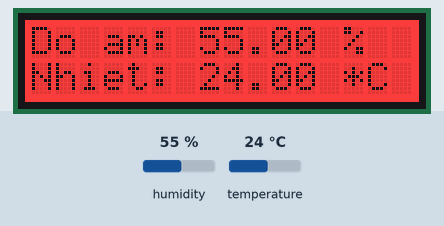
This sketch was run on a simulated Arduino Zero (SAMD21). On the bench: 16×2 character LCD. The inputs (shaded band) are chosen by the test bench; at power-on: humidity 55 %, temperature 24 °C.

Above: at 1.2 s.
1.3 s: humidity set to 22 %
At 3.8 s:
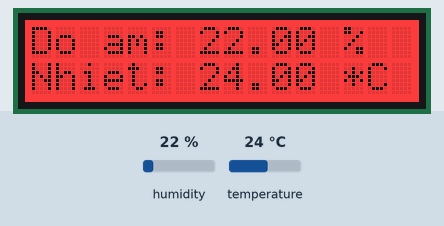
5.3 s: temperature set to 12 °C
At 6.8 s:
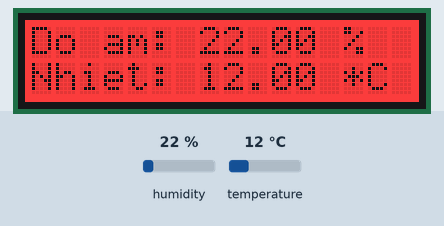
9.3 s: humidity set to 40 %
At 9.8 s:
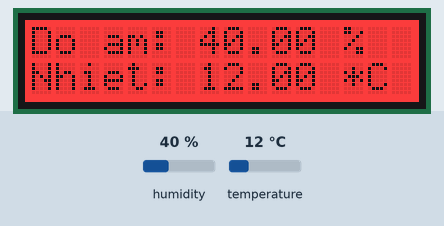
13.3 s: temperature set to 19 °C
At 16.9 s:
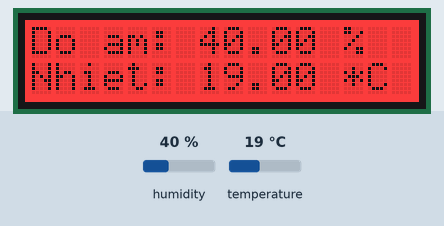
Timing chart, 0 to 18.3 s (numbered marks = the images above; inputs shaded):
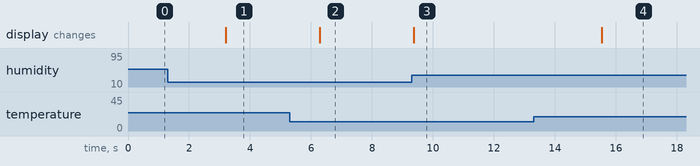

The sketch:

_o_am_nhiet_do.ino
```cpp
#include <Wire.h>
#include "rgb_lcd.h"
rgb_lcd lcd;
#include "DHT.h"
#define DHTPIN 2
#define DHTTYPE DHT11

DHT dht(DHTPIN, DHTTYPE);

#if defined(ARDUINO_ARCH_AVR)
#define SERIAL  Serial

#elif defined(ARDUINO_ARCH_SAMD) ||  defined(ARDUINO_ARCH_SAM)
#define SERIAL  SerialUSB
#else
#define SERIAL  Serial
#endif

void setup()
{
    lcd.begin(16, 2);
    lcd.setRGB(255, 0, 0);
    SERIAL.begin(115200);
    Wire.begin();
    dht.begin();
}

void loop()
{
    float temp_hum_val[2] = {0};
    if(!dht.readTempAndHumidity(temp_hum_val)){
        lcd.setCursor(0,0);
        lcd.print("Do am: ");
        lcd.print(temp_hum_val[0]);
        lcd.print(" %");
        lcd.setCursor(0,1);
        lcd.print("Nhiet: ");
        lcd.print(temp_hum_val[1]);
        lcd.println(" *C ");
    }
    else{
       SERIAL.println("Failed to get temprature and humidity value.");
    }

   delay(1500);
}
```

Measured:
- after the input at 1.3 s, the display: changes after 1.9 s (image 1)
- after the input at 5.3 s, the display: changes after 0.99 s (image 2)
- after the input at 9.3 s, the display: changes after 0.07 s (image 3)
- after the input at 13.3 s, the display: changes after 2.2 s (image 4)
